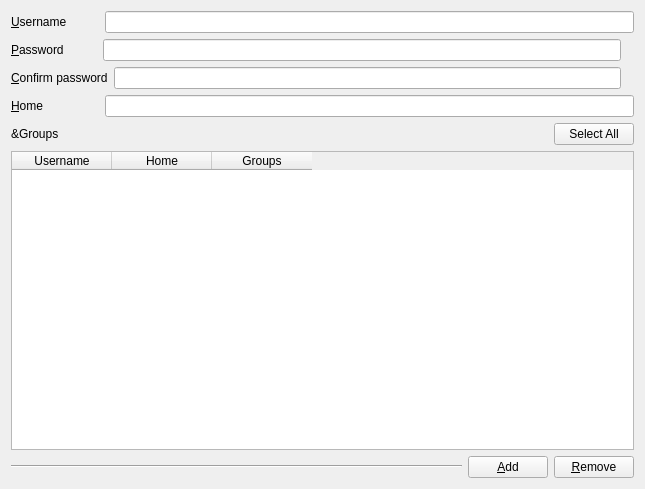
<?xml version="1.0" encoding="UTF-8"?>
<ui version="4.0">
 <class>usersPage</class>
 <widget class="QWidget" name="usersPage">
  <property name="geometry">
   <rect>
    <x>0</x>
    <y>0</y>
    <width>645</width>
    <height>489</height>
   </rect>
  </property>
  <property name="windowTitle">
   <string>Form</string>
  </property>
  <layout class="QVBoxLayout" name="verticalLayout">
   <item>
    <layout class="QHBoxLayout" name="horizontalLayout_4">
     <item>
      <widget class="QLabel" name="userNameLabel">
       <property name="sizePolicy">
        <sizepolicy hsizetype="Preferred" vsizetype="Preferred">
         <horstretch>1</horstretch>
         <verstretch>1</verstretch>
        </sizepolicy>
       </property>
       <property name="text">
        <string>&amp;Username</string>
       </property>
       <property name="buddy">
        <cstring>userNameLineEdit</cstring>
       </property>
      </widget>
     </item>
     <item>
      <widget class="QLineEdit" name="userNameLineEdit">
       <property name="sizePolicy">
        <sizepolicy hsizetype="Expanding" vsizetype="Fixed">
         <horstretch>6</horstretch>
         <verstretch>0</verstretch>
        </sizepolicy>
       </property>
      </widget>
     </item>
    </layout>
   </item>
   <item>
    <layout class="QHBoxLayout" name="horizontalLayout_2">
     <item>
      <widget class="QLabel" name="passwordfieldLabel">
       <property name="sizePolicy">
        <sizepolicy hsizetype="Preferred" vsizetype="Preferred">
         <horstretch>1</horstretch>
         <verstretch>0</verstretch>
        </sizepolicy>
       </property>
       <property name="text">
        <string>&amp;Password</string>
       </property>
       <property name="buddy">
        <cstring>passwordLineEdit</cstring>
       </property>
      </widget>
     </item>
     <item>
      <widget class="QLineEdit" name="passwordLineEdit">
       <property name="sizePolicy">
        <sizepolicy hsizetype="Expanding" vsizetype="Fixed">
         <horstretch>6</horstretch>
         <verstretch>0</verstretch>
        </sizepolicy>
       </property>
      </widget>
     </item>
     <item>
      <widget class="QLabel" name="PasswordLabel">
       <property name="text">
        <string/>
       </property>
      </widget>
     </item>
    </layout>
   </item>
   <item>
    <layout class="QHBoxLayout" name="horizontalLayout">
     <item>
      <widget class="QLabel" name="confirmPasswordlabel">
       <property name="sizePolicy">
        <sizepolicy hsizetype="Preferred" vsizetype="Preferred">
         <horstretch>1</horstretch>
         <verstretch>0</verstretch>
        </sizepolicy>
       </property>
       <property name="text">
        <string>&amp;Confirm password</string>
       </property>
       <property name="buddy">
        <cstring>confirmPasswordLineEdit</cstring>
       </property>
      </widget>
     </item>
     <item>
      <widget class="QLineEdit" name="confirmPasswordLineEdit">
       <property name="sizePolicy">
        <sizepolicy hsizetype="Expanding" vsizetype="Fixed">
         <horstretch>6</horstretch>
         <verstretch>0</verstretch>
        </sizepolicy>
       </property>
      </widget>
     </item>
     <item>
      <widget class="QLabel" name="PasswordConfLabel">
       <property name="text">
        <string/>
       </property>
      </widget>
     </item>
    </layout>
   </item>
   <item>
    <layout class="QHBoxLayout" name="homeHorizontalLayout">
     <item>
      <widget class="QLabel" name="homeLabel">
       <property name="sizePolicy">
        <sizepolicy hsizetype="Preferred" vsizetype="Preferred">
         <horstretch>1</horstretch>
         <verstretch>0</verstretch>
        </sizepolicy>
       </property>
       <property name="text">
        <string>&amp;Home</string>
       </property>
       <property name="buddy">
        <cstring>homeLineEdit</cstring>
       </property>
      </widget>
     </item>
     <item>
      <widget class="QLineEdit" name="homeLineEdit">
       <property name="sizePolicy">
        <sizepolicy hsizetype="Expanding" vsizetype="Fixed">
         <horstretch>6</horstretch>
         <verstretch>0</verstretch>
        </sizepolicy>
       </property>
       <property name="text">
        <string/>
       </property>
      </widget>
     </item>
    </layout>
   </item>
   <item>
    <layout class="QHBoxLayout" name="groupsHorizontalLayout">
     <item>
      <widget class="QLabel" name="groupsLabel">
       <property name="sizePolicy">
        <sizepolicy hsizetype="Preferred" vsizetype="Preferred">
         <horstretch>1</horstretch>
         <verstretch>0</verstretch>
        </sizepolicy>
       </property>
       <property name="text">
        <string>&amp;Groups</string>
       </property>
      </widget>
     </item>
     <item>
      <widget class="QPushButton" name="selectPushButton">
       <property name="text">
        <string>Select All</string>
       </property>
      </widget>
     </item>
    </layout>
   </item>
   <item>
    <widget class="QTableWidget" name="usersTableWidget">
     <column>
      <property name="text">
       <string>Username</string>
      </property>
     </column>
     <column>
      <property name="text">
       <string>Home</string>
      </property>
     </column>
     <column>
      <property name="text">
       <string>Groups</string>
      </property>
     </column>
    </widget>
   </item>
   <item>
    <layout class="QHBoxLayout" name="operationsHorizontalLayout">
     <item>
      <widget class="Line" name="line">
       <property name="sizePolicy">
        <sizepolicy hsizetype="Expanding" vsizetype="Fixed">
         <horstretch>3</horstretch>
         <verstretch>0</verstretch>
        </sizepolicy>
       </property>
       <property name="orientation">
        <enum>Qt::Horizontal</enum>
       </property>
      </widget>
     </item>
     <item>
      <widget class="QPushButton" name="addUserPushButton">
       <property name="sizePolicy">
        <sizepolicy hsizetype="Fixed" vsizetype="Fixed">
         <horstretch>1</horstretch>
         <verstretch>0</verstretch>
        </sizepolicy>
       </property>
       <property name="text">
        <string>&amp;Add</string>
       </property>
      </widget>
     </item>
     <item>
      <widget class="QPushButton" name="removeUserPushButton">
       <property name="sizePolicy">
        <sizepolicy hsizetype="Fixed" vsizetype="Fixed">
         <horstretch>1</horstretch>
         <verstretch>0</verstretch>
        </sizepolicy>
       </property>
       <property name="text">
        <string>&amp;Remove</string>
       </property>
      </widget>
     </item>
    </layout>
   </item>
  </layout>
  <zorder>usersTableWidget</zorder>
  <zorder></zorder>
 </widget>
 <resources/>
 <connections/>
</ui>
